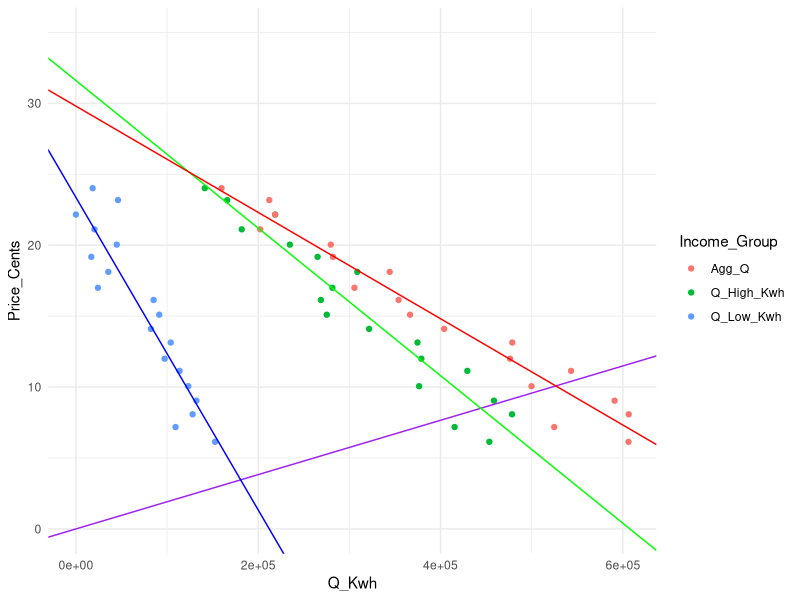

Write the R code that produced this figure.
## ---- chunk 1
knitr::opts_chunk$set(warning = FALSE, message = FALSE)

library(here)
library(tidyverse)
library(kableExtra)
## ---- chunk 2
#Loading in the data and baselines

data <- read_csv(here("HW3_data.csv"))[,-1] #upload and drop first column

#agg demand to new table
data_agg <- data %>% 
  mutate(Agg_Q = Q_Low_Kwh + Q_High_Kwh)

data_piv <- pivot_longer(data_agg, !Price_Cents, names_to = "Income_Group", values_to = "Q_Kwh") #pivot table to create column for districts (populated by four districts)

#est constants
price_e = 10 #cents/kWh
scc = 5100 # cent price/metric_ton 1000 kg
emis_lb_per_kwh = .85 #lbs CO2/kWh
emis_kg_per_kwh = emis_lb_per_kwh * 0.45359237 #kgs CO2/kWh
## ---- chunk 3
#linear regression for functions
low_lm <- lm(Price_Cents ~ Q_Low_Kwh, data = data_agg)
high_lm <- lm(Price_Cents ~ Q_High_Kwh, data = data_agg)
agg_lm <- lm(Price_Cents ~ Agg_Q, data = data_agg)

high_dem <- function(quantity){  
  demand_p = high_lm$coefficients[2]*quantity + high_lm$coefficients[1]
  return(demand_p)
}
low_dem <- function(quantity){  
  demand_p = low_lm$coefficients[2]*quantity + low_lm$coefficients[1]
}
agg_dem <- function(quantity){
  demand_p = agg_lm$coefficients[2]*quantity + agg_lm$coefficients[1]
  return(demand_p)
}

#linear regression for inverse functions 
low_lm_inv<- lm(Q_Low_Kwh ~ Price_Cents, data = data_agg)
high_lm_inv <- lm(Q_High_Kwh ~ Price_Cents, data = data_agg)
agg_lm_inv <- lm(Agg_Q ~ Price_Cents, data = data_agg)

high_dem_inv <- function(price){  
  demand_q = high_lm_inv$coefficients[2]*price + high_lm_inv$coefficients[1]
}
low_dem_inv <- function(price){  
  demand_q = low_lm_inv$coefficients[2]*price + low_lm_inv$coefficients[1]
}
agg_dem_inv <- function(price){  
  demand_q = agg_lm_inv$coefficients[2]*price + agg_lm_inv$coefficients[1]
}

#agg_demand_slope = 1/((1/high_lm$coefficients[2]) + (1/low_lm$coefficients[2]))
## ---- chunk 4
mec = emis_kg_per_kwh * scc * (1/1000) #mec per kWh electricity
## ---- chunk 5
quant_e <- agg_dem_inv(price_e)
supply_slope <- price_e/quant_e

sup <- function(quantity){
  price = supply_slope * quantity
}
sup_inv <- function(price){
  quantity = price/supply_slope
}
## ---- chunk 6
ggplot(data = data_piv, aes(x = Q_Kwh, y = Price_Cents, color = Income_Group)) +
  geom_point() +
  geom_abline(intercept = 0, slope = supply_slope, color = "purple") + 
  geom_abline(intercept = high_lm$coefficients[1], slope = high_lm$coefficients[2], color = "green") +
  geom_abline(intercept = low_lm$coefficients[1], slope = low_lm$coefficients[2], color = "blue") +
  geom_abline(intercept = agg_lm$coefficients[1], slope = agg_lm$coefficients[2], color = "red") +
  theme_minimal() + 
  ylim(0,35)
## ---- chunk 7
kink_x = (high_lm$coefficients[1]-agg_lm$coefficients[1])/(agg_lm$coefficients[2]-high_lm$coefficients[2])
kink_y = agg_dem(kink_x)

kink_triangle = integrate(high_dem, 0, kink_x)$value - integrate(agg_dem, 0, kink_x)$value

con_surplus = ((.5*quant_e*(agg_lm$coefficients[1] - price_e)) + kink_triangle)/100
prod_surplus = (.5*quant_e*price_e)/100
env_cost = (mec * quant_e)/100 #div by hundred for dollar value
## ---- chunk 8
high_ben = (.5 * high_dem_inv(price_e) * (high_lm$coefficients[1] - price_e)) / 100
low_ben = (.5 * low_dem_inv(price_e) * (low_lm$coefficients[1] - price_e)) / 100
